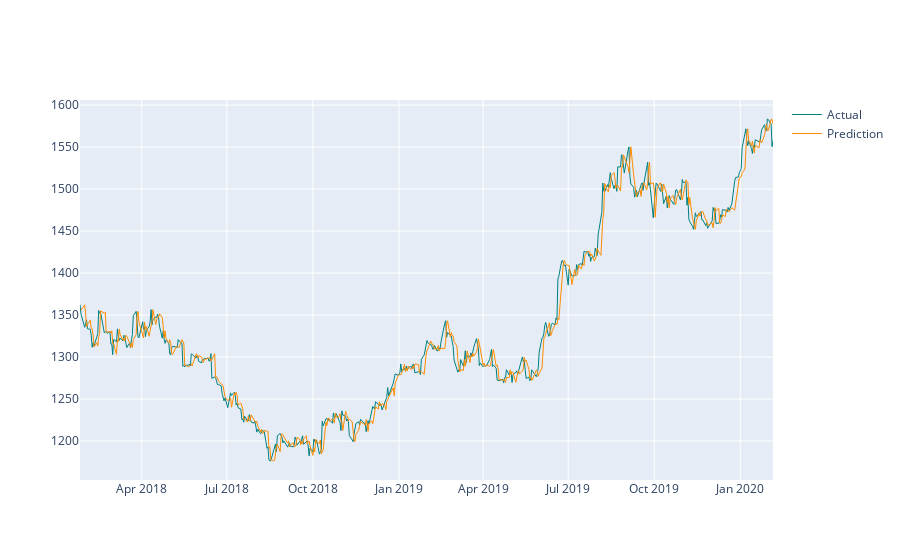

Notebook code for this chart:
### Code cell
import plotly.express as px
import plotly.graph_objects as go

fig = go.Figure([

    go.Scatter(
        name='Actual',
        x=graphdata_gold.Date,
        y=graphdata_gold['test'],
        mode='lines',
        marker=dict(color="#008080"),
        line=dict(width=1),
        showlegend=True
    ),
    go.Scatter(
        name='Prediction',
        x=graphdata_gold.Date,
        y=graphdata_gold['preds'],
        marker=dict(color="#FF8C00"),
        line=dict(width=1),
        mode='lines',
        fillcolor='rgba(68, 68, 68, 0.3)',
        showlegend=True
    )
])

fig.update_layout(
    yaxis_title='',
    title='',
    hovermode="x"
)

fig.show()

### Figure 1 — Plotly figure (JSON) as saved in the notebook; plotly's stock layout.template omitted (floating-point values rounded to 4 significant figures; data arrays with more than 128 entries replaced by an {"elided": "..."} marker saying what was removed)
{"data": [{"line": {"width": 1}, "marker": {"color": "#008080"}, "mode": "lines", "name": "Actual", "showlegend": true, "type": "scatter", "x": {"elided": "504 str values"}, "y": {"elided": "504 float values"}}, {"fillcolor": "rgba(68, 68, 68, 0.3)", "line": {"width": 1}, "marker": {"color": "#FF8C00"}, "mode": "lines", "name": "Prediction", "showlegend": true, "type": "scatter", "x": {"elided": "504 str values"}, "y": {"elided": "504 float values"}}], "layout": {"hovermode": "x", "title": {"text": ""}, "yaxis": {"title": {"text": ""}}}}
